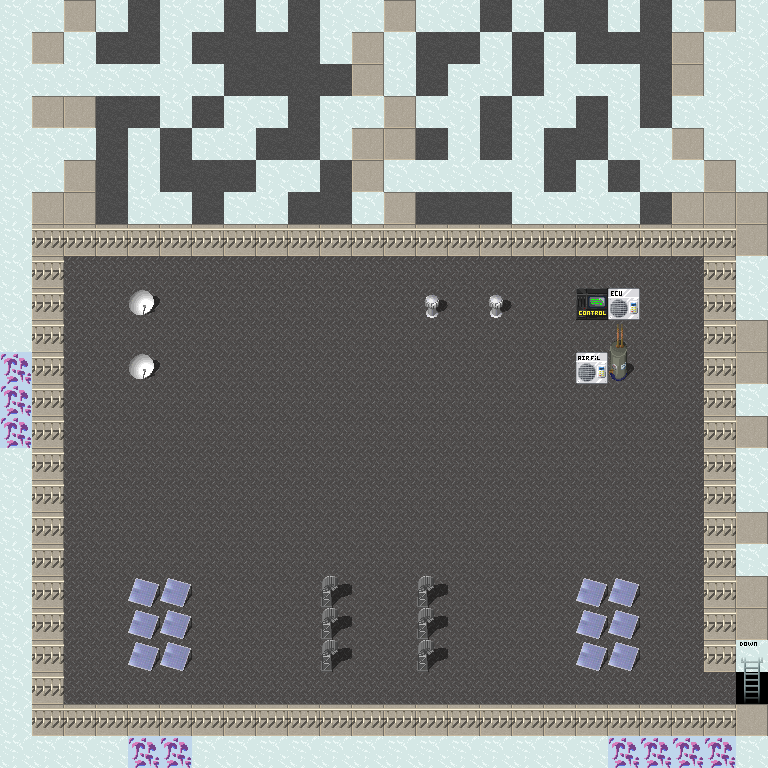

Rendered tile map (Tiled .tmx) drawn with the repository's tilesets; below, a short description and the map source with its tile grids summarised:
An orthogonal 24x24 tile map with 32x32 px tiles, 6 tile layers (00 Fill Terrain, 00 Terrain, 00 Furniture, 01 Fill Terrain, ...), 7 tilesets.

<map version="1.10" tiledversion="1.11.0" orientation="orthogonal" renderorder="right-down" width="24" height="24" tilewidth="32" tileheight="32" infinite="0" nextlayerid="9" nextobjectid="1">
 <editorsettings>
  <export target="../../../../../Desktop/Modding/Aftershock/Export Waiting to Convert/Garage.tmj" format="json" />
 </editorsettings>
 <tileset firstgid="1" source="../Tileset/Terrain_Floors.tsx" />
 <tileset firstgid="101" source="../Tileset/Terrain_Walls.tsx" />
 <tileset firstgid="201" source="../Tileset/Furniture_Normal.tsx" />
 <tileset firstgid="301" source="../Tileset/Furniture_Tall.tsx" />
 <tileset firstgid="351" source="../Tileset/Terrain_Doors.tsx" />
 <tileset firstgid="451" source="../Tileset/Furniture_Large.tsx" />
 <tileset firstgid="452" source="../Tileset/Terrains_Stairs.tsx" />
 <layer id="1" name="00 Fill Terrain" width="24" height="24" locked="1">
  <data>[576 cells, 576 non-empty, 1 distinct tile ids]</data>
 </layer>
 <layer id="2" name="00 Terrain" width="24" height="24">
  <data>[576 cells, 449 non-empty, 13 distinct tile ids]</data>
 </layer>
 <layer id="3" name="00 Furniture" width="24" height="24">
  <data>[576 cells, 55 non-empty, 12 distinct tile ids]</data>
 </layer>
 <layer id="5" name="01 Fill Terrain" width="24" height="24" locked="1">
  <data>[576 cells, 0 non-empty, 0 distinct tile ids]</data>
 </layer>
 <layer id="6" name="01 Terrain" width="24" height="24">
  <data>[576 cells, 353 non-empty, 3 distinct tile ids]</data>
 </layer>
 <layer id="7" name="01 Furniture" width="24" height="24">
  <data>[576 cells, 26 non-empty, 8 distinct tile ids]</data>
 </layer>
</map>
